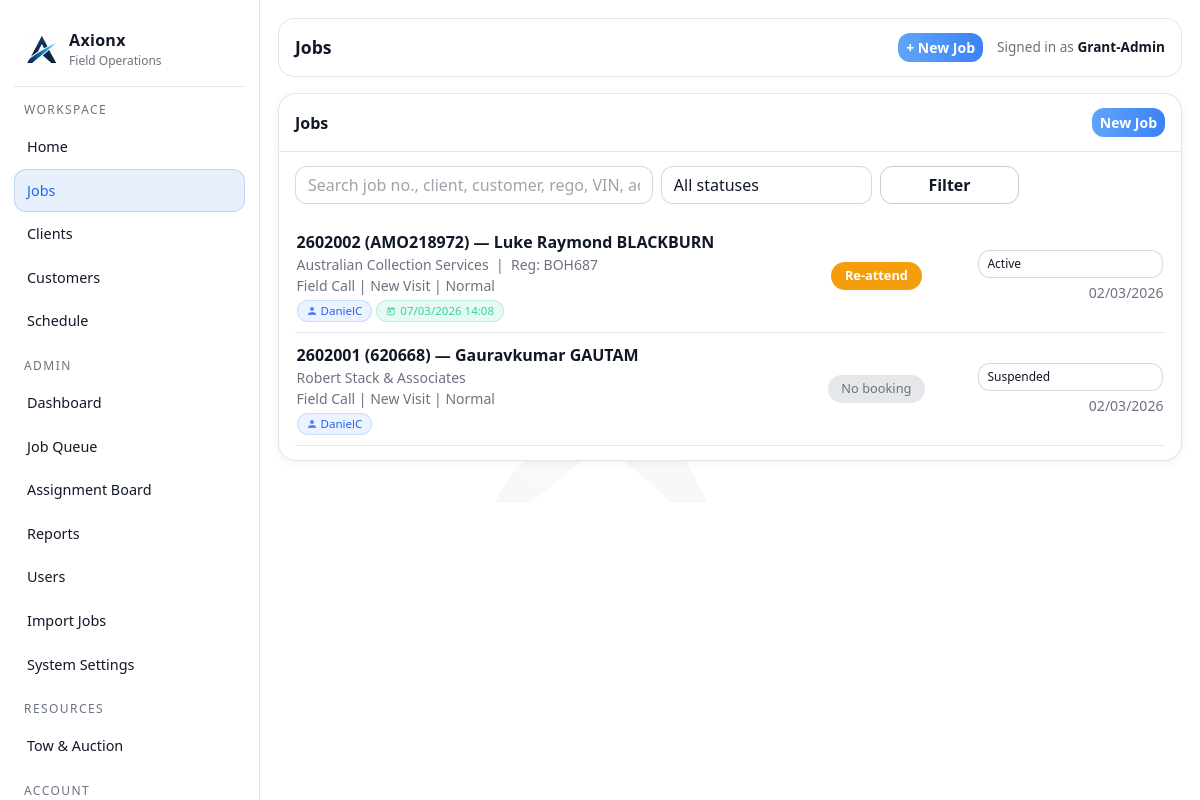
Page /jobs (signed in) on the committed database.
### tables this page shows
CREATE TABLE jobs (
        id INTEGER PRIMARY KEY AUTOINCREMENT,

        internal_job_number TEXT NOT NULL,
        client_reference TEXT,
        display_ref TEXT NOT NULL,

        client_id INTEGER,
        customer_id INTEGER,
        assigned_user_id INTEGER,

        job_type TEXT NOT NULL,
        visit_type TEXT NOT NULL,
        status TEXT NOT NULL,
        priority TEXT NOT NULL,

        job_address TEXT,
        description TEXT,

        created_at TEXT NOT NULL,
        updated_at TEXT NOT NULL, lender_name TEXT, account_number TEXT, regulation_type TEXT, arrears_cents INTEGER, costs_cents INTEGER, mmp_cents INTEGER, job_due_date TEXT, bill_to_client_id INTEGER, payment_frequency TEXT, client_job_number TEXT,

        FOREIGN KEY(client_id) REFERENCES clients(id),
        FOREIGN KEY(customer_id) REFERENCES customers(id),
        FOREIGN KEY(assigned_user_id) REFERENCES users(id)
    );

CREATE TABLE clients (
        id INTEGER PRIMARY KEY AUTOINCREMENT,
        name TEXT NOT NULL,
        phone TEXT,
        email TEXT,
        address TEXT,
        notes TEXT,
        created_at TEXT NOT NULL
    , updated_at TEXT NOT NULL DEFAULT '');

### app.py (the view, shortened to what this page needs)
@app.get("/jobs")
@login_required
def jobs_list():
    status = request.args.get("status", "").strip()
    q = request.args.get("q", "").strip()
    user_id = session.get("user_id")
    role = session.get("role")
    conn = db()
    cur = conn.cursor()
    sql = """
    SELECT j.*,
           c.name AS client_name,
           (cu.first_name || ' ' || cu.last_name) AS customer_name,
           (SELECT ji.reg FROM job_items ji WHERE ji.job_id = j.id AND ji.item_type = 'vehicle' LIMIT 1) AS asset_reg,
           COALESCE(u.full_name, (
               SELECT u2.full_name FROM schedules s2
               JOIN users u2 ON u2.id = s2.assigned_to_user_id
               WHERE s2.job_id = j.id AND s2.status NOT IN ('Cancelled', 'Completed')
               ORDER BY s2.scheduled_for ASC LIMIT 1
           )) AS assigned_name,
           (SELECT s.scheduled_for FROM schedules s
            WHERE s.job_id = j.id AND s.status NOT IN ('Completed', 'Cancelled')
              AND s.scheduled_for >= datetime('now')
            ORDER BY s.scheduled_for ASC LIMIT 1) AS next_scheduled,
           (SELECT bt.name FROM schedules s
            JOIN booking_types bt ON bt.id = s.booking_type_id
            WHERE s.job_id = j.id AND s.status NOT IN ('Completed', 'Cancelled')
              AND s.scheduled_for >= datetime('now')
            ORDER BY s.scheduled_for ASC LIMIT 1) AS next_booking_type,
           (SELECT s.id FROM schedules s
            WHERE s.job_id = j.id AND s.status NOT IN ('Completed', 'Cancelled')
              AND s.scheduled_for >= datetime('now')
            ORDER BY s.scheduled_for ASC LIMIT 1) AS next_sched_id
    FROM jobs j
    LEFT JOIN clients c ON c.id = j.client_id
    LEFT JOIN customers cu ON cu.id = j.customer_id
    LEFT JOIN users u ON u.id = j.assigned_user_id
    WHERE 1=1
    """
    params = []
    if status:
        if status == "Active":
            sql += " AND j.status LIKE 'Active%'"
        else:
            sql += " AND j.status = ?"
            params.append(status)
    sql += " ORDER BY CASE WHEN j.status = 'Invoiced' THEN 1 ELSE 0 END, CASE WHEN next_scheduled IS NULL THEN 1 ELSE 0 END, next_scheduled ASC, j.updated_at DESC"
    cur.execute(sql, params)
    rows = cur.fetchall()
    conn.close()
    statuses = [
        "New",
        "Active",
        "Active - Phone work only",
        "Suspended",
        "Awaiting info from client",
        "Completed",
        "Invoiced"
    ]
    return render_template("jobs.html", jobs=rows, statuses=statuses, status=status, q=q)

### app.py (called while the page is built)
def db():
    conn = sqlite3.connect(DB_PATH)
    conn.row_factory = sqlite3.Row
    return conn

def add_column_if_missing(cur, table, col, coltype):
    cur.execute(f"PRAGMA table_info({table})")
    cols = [r["name"] for r in cur.fetchall()]
    if col not in cols:
        cur.execute(f"ALTER TABLE {table} ADD COLUMN {col} {coltype}")

@app.context_processor
def inject_globals():
    return {
        "GOOGLE_MAPS_API_KEY": os.environ.get("GOOGLE_MAPS_API_KEY", ""),
        "google_maps_api_key": os.getenv("GOOGLE_MAPS_API_KEY", "")
    }

@app.before_request
def _ensure_db():
    init_db()

def login_required(f):
    @wraps(f)
    def wrapper(*args, **kwargs):
        if not session.get("user_id"):
            return redirect(url_for("login"))
        return f(*args, **kwargs)
    return wrapper

### templates/jobs.html (shortened to what this page needs)
{% extends "layout.html" %}
{% block page_title %}Jobs{% endblock %}
{% block content %}
<div class="ax-card">
  <div class="ax-card-h d-flex justify-content-between align-items-center">
    <div>Jobs</div>
    {% if session.get('role') == 'admin' %}<a class="btn btn-primary btn-sm" href="/jobs/new">New Job</a>{% endif %}
  </div>
  <div class="ax-card-b">
    <form class="row g-2 mb-3" method="get">
      <div class="col-12 col-lg-5">
        <input class="form-control" name="q" placeholder="Search job no., client, customer, rego, VIN, address..." value="{{ q }}">
      </div>
      <div class="col-12 col-lg-3">
        <select class="form-select" name="status">
          <option value="">All statuses</option>
        </select>
      </div>
      <div class="col-12 col-lg-2">
        <button class="btn btn-outline-secondary w-100">Filter</button>
      </div>
    </form>
    {% for j in jobs %}
      {% set is_suspended = j.status in ['Suspended', 'Awaiting Instructions'] %}
      {% set bt = j.next_booking_type or '' %}
      {% if is_suspended %}
        {% set badge_color = '#ef4444' %}
      {% elif 'Update' in bt %}
        {% set badge_color = '#2563eb' %}
      {% elif 'New' in bt %}
        {% set badge_color = '#22c55e' %}
      {% elif 'Re-attend' in bt %}
        {% set badge_color = '#f59e0b' %}
      {% else %}
        {% set badge_color = '#9ca3af' %}
      {% endif %}
      <div style="display:flex;align-items:stretch;gap:12px;padding:.65rem .1rem;border-bottom:1px solid #e5e7eb;">
        <a href="/jobs/{{ j.id }}" class="text-decoration-none flex-grow-1" style="min-width:0;color:inherit;">
          <div class="fw-semibold">{{ j.display_ref }} &mdash; {{ j.customer_name or "No customer" }}</div>
          <div class="small" style="color:var(--muted)">
            {{ j.client_name or "No client" }}{% if j.asset_reg %} &nbsp;|&nbsp; Reg: {{ j.asset_reg }}{% endif %}
          </div>
          <div class="small" style="color:var(--muted)">
            {{ j.job_type }} | {{ j.visit_type }} | {{ j.priority }}
          </div>
          <div class="d-flex flex-wrap gap-1 mt-1">
            {% if j.assigned_name %}
              <span style="display:inline-flex;align-items:center;gap:4px;background:rgba(96,165,250,.13);color:var(--accent);border:1px solid rgba(96,165,250,.25);border-radius:999px;padding:1px 9px;font-size:.72rem;font-weight:500;">
                <svg width="10" height="10" viewBox="0 0 24 24" fill="currentColor" style="opacity:.75"><path d="M12 12c2.7 0 4.8-2.1 4.8-4.8S14.7 2.4 12 2.4 7.2 4.5 7.2 7.2 9.3 12 12 12zm0 2.4c-3.2 0-9.6 1.6-9.6 4.8v2.4h19.2v-2.4c0-3.2-6.4-4.8-9.6-4.8z"/></svg>
                {{ j.assigned_name }}
              </span>
            {% else %}
              <span style="display:inline-flex;align-items:center;gap:4px;background:rgba(156,163,175,.1);color:var(--muted);border:1px solid rgba(156,163,175,.2);border-radius:999px;padding:1px 9px;font-size:.72rem;">
                Unassigned
              </span>
            {% endif %}
            {% if j.next_scheduled %}
              <span style="display:inline-flex;align-items:center;gap:4px;background:rgba(52,211,153,.12);color:#34d399;border:1px solid rgba(52,211,153,.25);border-radius:999px;padding:1px 9px;font-size:.72rem;font-weight:500;">
                <svg width="10" height="10" viewBox="0 0 24 24" fill="currentColor" style="opacity:.8"><path d="M19 4h-1V2h-2v2H8V2H6v2H5C3.9 4 3 4.9 3 6v14c0 1.1.9 2 2 2h14c1.1 0 2-.9 2-2V6c0-1.1-.9-2-2-2zm0 16H5V9h14v11zM7 11h5v5H7z"/></svg>
                {{ j.next_scheduled[8:10] }}/{{ j.next_scheduled[5:7] }}/{{ j.next_scheduled[:4] }} {{ j.next_scheduled[11:16] }}
              </span>
            {% endif %}
          </div>
        </a>
        <div style="width:180px;flex-shrink:0;display:flex;flex-direction:column;align-items:center;justify-content:center;gap:6px;text-align:center;">
          {% if bt %}
            <span style="display:inline-block;background:{{ badge_color }};color:#fff;border-radius:999px;padding:.25rem .85rem;font-size:.8rem;font-weight:600;white-space:nowrap;">
              {{ bt }}
            </span>
          {% else %}
            <span style="display:inline-block;background:#e5e7eb;color:#6b7280;border-radius:999px;padding:.25rem .85rem;font-size:.8rem;font-weight:500;white-space:nowrap;">
              No booking
            </span>
          {% endif %}
        </div>
        <div class="text-end flex-shrink-0" style="min-width:110px;display:flex;flex-direction:column;align-items:flex-end;justify-content:center;">
          {% if session.get('role') == 'admin' %}
            <form method="post" action="/jobs/{{ j.id }}/status" style="margin:0;">
              <select name="status" class="form-select form-select-sm"
                      style="font-size:.75rem;min-width:110px;"
                      onchange="this.form.submit()">
                {% for s in statuses %}
                  <option value="{{ s }}" {% if s == j.status %}selected{% endif %}>{{ s }}</option>
                {% endfor %}
              </select>
            </form>
          {% else %}
            <span class="badge bg-secondary">{{ j.status }}</span>
          {% endif %}
          <div class="small mt-1" style="color:var(--muted)">{% if j.updated_at %}{{ j.updated_at[8:10] }}/{{ j.updated_at[5:7] }}/{{ j.updated_at[:4] }}{% endif %}</div>
        </div>
      </div>
    {% else %}
      <div style="color:var(--muted)" class="py-3 text-center">No jobs found.</div>
    {% endfor %}
  </div>
</div>
{% endblock %}

### templates/layout.html (style rules this page uses)
:root { --bg: #ffffff; --panel: #ffffff; --panel2: #f3f4f6; --card: #f9fafb; --text: #111827; --muted: #6b7280; --line: rgba(0,0,0,.10); --accent: #2563eb; --accent2: #16a34a; --danger: #dc2626; }
body { background: #ffffff; color: var(--text); }
body::before { content: ''; position: fixed; inset: 0; background: url('/static/images/axionx-icon.png') center center / 260px auto no-repeat; opacity: .03; pointer-events: none; z-index: 0; }
.ax-card { background: #ffffff; border: 1px solid var(--line); border-radius: 18px; box-shadow: 0 2px 8px rgba(0,0,0,.06); overflow: visible; }
.ax-card .ax-card-h { padding: 14px 16px; border-bottom: 1px solid var(--line); font-weight: 650; }
.ax-card .ax-card-b { padding: 14px 16px; }
.form-control, .form-select { background: #ffffff !important; color: var(--text) !important; border: 1px solid rgba(0,0,0,.15) !important; border-radius: 12px !important; }
.form-control::placeholder { color: rgba(17,24,39,.4); }
.btn { border-radius: 12px; font-weight: 600; }
.btn-primary { background: linear-gradient(90deg, #60a5fa, #3b82f6); border: 0; }
.btn-outline-secondary { border-color: rgba(0,0,0,.20); color: var(--text); }

### rows in the picture
jobs: display_ref "2602002 (AMO218972)", customer_name "Luke Raymond BLACKBURN", name "Australian Collection Services", asset_reg "BOH687", job_type "Field Call", visit_type "New Visit", priority "Normal", assigned_name "DanielC", next_scheduled "07", next_scheduled "03", next_scheduled "2026", next_scheduled "14:08", bt "Re-attend", status "Active", updated_at "02", updated_at "03", updated_at "2026"
jobs: display_ref "2602001 (620668)", customer_name "Gauravkumar GAUTAM", name "Robert Stack & Associates", job_type "Field Call", visit_type "New Visit", priority "Normal", assigned_name "DanielC", shows "No booking", status "Suspended", updated_at "02", updated_at "03", updated_at "2026"

### other values in the picture
{{ session.get('user_name') }} "Grant-Admin"
